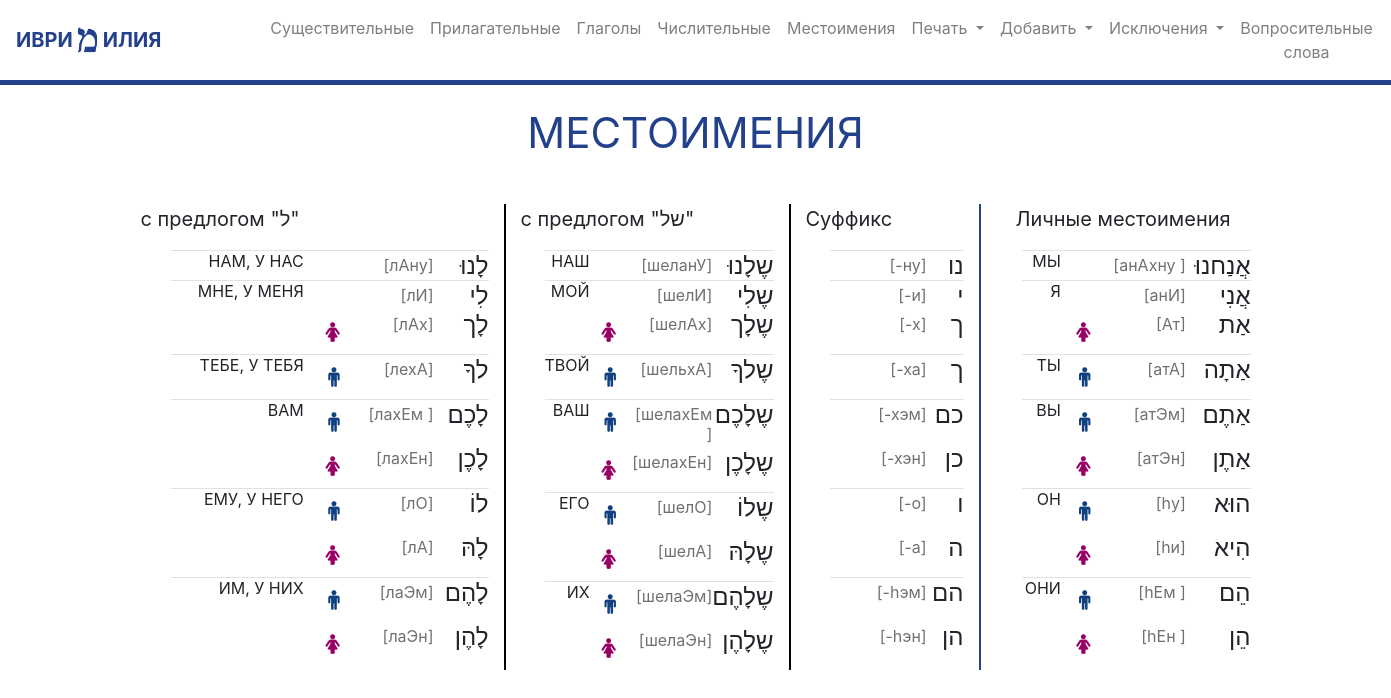
/pronouns/, run on the app's committed database.
### mycards/models.py (models this page shows, shortened)
class WordForm(models.Model):
    time = models.CharField(max_length=20, null=True, blank=True)
    gender = models.CharField(max_length=7, null=True, blank=True)
    number = models.CharField(max_length=13, null=True, blank=True)
    name = models.CharField(max_length=64, verbose_name='Название (для поиска)')
    vocal_name = models.CharField(max_length=64, verbose_name='Название с огласовками')
    exception = models.IntegerField(default=0)
    pronunciation = models.CharField(max_length=64, verbose_name='Произношение')
    translation = models.CharField(max_length=64, verbose_name='Перевод')
    word = models.ForeignKey(Word, on_delete=models.PROTECT, related_name='forms', verbose_name='Основная форма')
    example = models.TextField(null=True, blank=True)
    form_type = models.ForeignKey(FormType, on_delete=models.PROTECT, related_name='words', verbose_name='Тип формы', null=True)
    comment = models.TextField(null=True, blank=True)

### mycards/views.py (the view, shortened to what this page needs)
# urls.py: path('pronouns/', views.pronouns, name='pronouns'),
def pronouns(request):
    pronouns = Word.objects.filter(type_id=12)
    pronouns_info = []
    form_type = FormType.objects.all()
    for pronoun in pronouns:
        pronoun_info = dict()
        expressions_info = []
        for pronoun_form in pronoun.forms.all():
            if pronoun_form.form_type == form_type[0]:
                pronoun_info['name'] = pronoun_form.vocal_name
                pronoun_info['translation'] = pronoun_form.translation
                pronoun_info['pronunciation'] = pronoun_form.pronunciation
                pronoun_info['gender'] = pronoun_form.gender
                pronoun_info['number'] = pronoun_form.number
            elif pronoun_form.form_type == form_type[4]:
                pronoun_info['name_prs'] = pronoun_form.vocal_name
                pronoun_info['pronunciation_prs'] = pronoun_form.pronunciation
            if pronoun_form.form_type == form_type[5]:
                pronoun_info['name_shl'] = pronoun_form.vocal_name
                pronoun_info['translation_shl'] = pronoun_form.translation
                pronoun_info['pronunciation_shl'] = pronoun_form.pronunciation
                pronoun_info['gender_shl'] = pronoun_form.gender
                pronoun_info['number_shl'] = pronoun_form.number
            elif pronoun_form.form_type == form_type[6]:
                pronoun_info['name_l'] = pronoun_form.vocal_name
                pronoun_info['translation_l'] = pronoun_form.translation
                pronoun_info['pronunciation_l'] = pronoun_form.pronunciation
                pronoun_info['gender_l'] = pronoun_form.gender
                pronoun_info['number_l'] = pronoun_form.number
        pronoun_info['expressions'] = expressions_info
        pronouns_info.append(pronoun_info)
    return render(request, "mycards/pronouns.html", {'pronouns_info': pronouns_info})

### mycards/templates/mycards/pronouns.html
{% extends 'mycards/base.html' %}
{% load custom_tags %}
{%  load static %}
{% block container %}
<main class="container">
    <p class="text-center" style="font-size: 42px; color: #23418b">МЕСТОИМЕНИЯ</p><br>
    <div class="row">
        <div class="col-4" style="background-color: white; font-size: 20px; border-right: 2px solid black">
            <p>с предлогом "ל"</p>
            <table class="table text-right m-0 p-0">
                <tbody>
            {% for word in pronouns_info %}
            <tr class="m-0 p-0">
                <th scope="row m-0 p-0" style="border-top: 0px"></th>
                {% if word.gender == 'женский' %}
                <td class="m-0 p-0" style="color: white; border-top: 0px">{{ word.translation_l|upper }}</td>
                <td class="text-right" style="border-top: 0px; font-size: 20px; color: #990066"><i class="fa fa-female" aria-hidden="true"></i></td>
                <td class="m-0 px-0 py-1" style="border-top: 0px; color: #707070; font-size: 16px">[{{ word.pronunciation_l }}]</td>
                <td class="m-0 p-0" style="border-top: 0px; font-size: 24px">{{ word.name_l }}</td>
                {% elif word.gender == 'мужской' %}
                <td class="m-0 p-0">{{ word.translation_l|upper }}</td>
                <td class="text-right" style="font-size: 20px; color: #104080"><i class="fa fa-male" aria-hidden="true"></i></td>
                <td class="m-0 px-0 py-1" style="color: #707070; font-size: 16px">[{{ word.pronunciation_l }}]</td>
                <td class="m-0 p-0" style="font-size: 24px">{{ word.name_l }}</td>
                {% else %}
                <td class="m-0 p-0">{{ word.translation_l|upper }}</td>
                <td class="text-right" style="font-size: 20px; color: #FFFAFA"></td>
                <td class="m-0 px-0 py-1" style="color: #707070; font-size: 16px">[{{ word.pronunciation_l }}]</td>
                <td class="m-0 p-0" style="font-size: 24px">{{ word.name_l }}</td>
                {% endif %}
            </tr>
            {% endfor %}
          </tbody>
        </table>
        </div>
        <div class="col-3" style="background-color: white; font-size: 20px; border-right: 2px solid black">
            <p>с предлогом "של"</p>
            <table class="table text-right m-0 p-0">
                <tbody>
            {% for word in pronouns_info %}
            <tr class="m-0 p-0">
                <th scope="row m-0 p-0" style="border-top: 0px"></th>
                {% if word.gender == 'женский' %}
                <td class="m-0 p-0" style="color: white; border-top: 0px">{{ word.translation_shl|upper }}</td>
                <td class="text-right" style="border-top: 0px; font-size: 20px; color: #990066"><i class="fa fa-female" aria-hidden="true"></i></td>
                <td class="m-0 px-0 py-1" style="border-top: 0px; color: #707070; font-size: 16px">[{{ word.pronunciation_shl }}]</td>
                <td class="m-0 p-0" style="border-top: 0px; font-size: 24px">{{ word.name_shl }}</td>
                {% elif word.gender == 'мужской' %}
                <td class="m-0 p-0">{{ word.translation_shl|upper }}</td>
                <td class="text-right" style="font-size: 20px; color: #104080"><i class="fa fa-male" aria-hidden="true"></i></td>
                <td class="m-0 px-0 py-1" style="color: #707070; font-size: 16px">[{{ word.pronunciation_shl }}]</td>
                <td class="m-0 p-0" style="font-size: 24px">{{ word.name_shl }}</td>
                {% else %}
                <td class="m-0 p-0">{{ word.translation_shl|upper }}</td>
                <td class="text-right" style="font-size: 20px; color: #FFFAFA"></td>
                <td class="m-0 px-0 py-1" style="color: #707070; font-size: 16px">[{{ word.pronunciation_shl }}]</td>
                <td class="m-0 p-0" style="font-size: 24px">{{ word.name_shl }}</td>
                {% endif %}
            </tr>
            {% endfor %}
          </tbody>
        </table>
        </div>
        <div class="col-2" style="background-color: white; font-size: 20px; border-right: 2px solid #23418b">
            <p>Суффикс</p>
            <table class="table text-right m-0 p-0">
                <tbody>
            {% for word in pronouns_info %}
            <tr class="m-0 p-0">
                <th scope="row m-0 p-0" style="border-top: 0px"></th>
                {% if word.gender == 'женский' %}
                <td class="text-right" style="border-top: 0px; font-size: 20px; color: white"><i class="fa fa-female" aria-hidden="true"></i></td>
                <td class="m-0 p-1" style="border-top: 0px; color: #707070; font-size: 16px">[{{ word.pronunciation_prs }}]</td>
                <td class="m-0 p-0" style="border-top: 0px; font-size: 24px">{{ word.name_prs }}</td>
                {% elif word.gender == 'мужской' %}
                <td class="text-right" style="font-size: 20px; color: white"><i class="fa fa-male" aria-hidden="true"></i></td>
                <td class="m-0 p-1" style="color: #707070; font-size: 16px">[{{ word.pronunciation_prs }}]</td>
                <td class="m-0 p-0" style="font-size: 24px">{{ word.name_prs }}</td>
                {% else %}
                <td class="text-right" style="font-size: 20px; color: #F8E5F9"></td>
                <td class="m-0 p-1" style="color: #707070; font-size: 16px">[{{ word.pronunciation_prs }}]</td>
                <td class="m-0 p-0" style="font-size: 24px">{{ word.name_prs }}</td>
                {% endif %}
            </tr>
            {% endfor %}
          </tbody>
        </table>
        </div>
        <div class="col-3" style="background-color: white; font-size: 20px">
            <p class="text-center">Личные местоимения</p>
            <table class="table text-right m-0 p-0">
                <tbody>
            {% for word in pronouns_info %}
            <tr class="m-0 p-0">
                <th scope="row m-0 p-0" style="border-top: 0px"></th>
                {% if word.gender == 'женский' %}
                <td class="m-0 p-0" style="color: white; border-top: 0px">{{ word.translation|upper }}</td>
                <td class="text-right" style="border-top: 0px; font-size: 20px; color: #990066"><i class="fa fa-female" aria-hidden="true"></i></td>
                <td class="m-0 p-1" style="border-top: 0px; color: #707070; font-size: 16px">[{{ word.pronunciation }}]</td>
                <td class="m-0 p-0" style="border-top: 0px; font-size: 24px">{{ word.name }}</td>
                {% elif word.gender == 'мужской' %}
                <td class="m-0 p-0">{{ word.translation|upper }}</td>
                <td class="text-right" style="font-size: 20px; color: #104080"><i class="fa fa-male" aria-hidden="true"></i></td>
                <td class="m-0 p-1" style="color: #707070; font-size: 16px">[{{ word.pronunciation }}]</td>
                <td class="m-0 p-0" style="font-size: 24px">{{ word.name }}</td>
                {% else %}
                <td class="m-0 p-0">{{ word.translation|upper }}</td>
                <td class="text-right" style="font-size: 20px; color: #FFFAFA"></td>
                <td class="m-0 p-1" style="color: #707070; font-size: 16px">[{{ word.pronunciation }}]</td>
                <td class="m-0 p-0" style="font-size: 24px">{{ word.name }}</td>
                {% endif %}
            </tr>
            {% endfor %}
          </tbody>
        </table>
        </div>
</main>
{% endblock %}

### data on the page
WordForm: translation_l "НАМ, У НАС", pronunciation_l "лАну", name_l "לָנוּ"
WordForm: translation_l "МНЕ, У МЕНЯ", pronunciation_l "лИ", name_l "לִי"
WordForm: pronunciation_l "лАх", name_l "לָך"
WordForm: translation_l "ТЕБЕ, У ТЕБЯ", pronunciation_l "лехА", name_l "לךָ"
WordForm: translation_l "ВАМ", pronunciation_l "лахЕм", name_l "לָכֶם"
WordForm: pronunciation_l "лахЕн", name_l "לָכֶן"
WordForm: translation_l "ЕМУ, У НЕГО", pronunciation_l "лО", name_l "לוֹ"
WordForm: pronunciation_l "лА", name_l "לָהּ"
WordForm: translation_l "ИМ, У НИХ", pronunciation_l "лаЭм", name_l "לָהֶם"
WordForm: pronunciation_l "лаЭн", name_l "לָהֶן"
WordForm: translation_shl "НАШ", pronunciation_shl "шеланУ", name_shl "שֶלָנוּ"
WordForm: translation_shl "МОЙ", pronunciation_shl "шелИ", name_shl "שֶלִי"
WordForm: pronunciation_shl "шелАх", name_shl "שֶלָך"
WordForm: translation_shl "ТВОЙ", pronunciation_shl "шельхА", name_shl "שֶלךָ"
WordForm: translation_shl "ВАШ", pronunciation_shl "шелахЕм", name_shl "שֶלָכֶם"
WordForm: pronunciation_shl "шелахЕн", name_shl "שֶלָכֶן"
WordForm: translation_shl "ЕГО", pronunciation_shl "шелО", name_shl "שֶלוֹ"
WordForm: pronunciation_shl "шелА", name_shl "שֶלָהּ"
WordForm: translation_shl "ИХ", pronunciation_shl "шелаЭм", name_shl "שֶלָהֶם"
WordForm: pronunciation_shl "шелаЭн", name_shl "שֶלָהֶן"
WordForm: pronunciation_prs "-ну", name_prs "נו"
WordForm: pronunciation_prs "-и"
WordForm: pronunciation_prs "-х"
WordForm: pronunciation_prs "-ха"
WordForm: pronunciation_prs "-хэм", name_prs "כם"
WordForm: pronunciation_prs "-хэн", name_prs "כן"
WordForm: pronunciation_prs "-о"
WordForm: pronunciation_prs "-а"
WordForm: pronunciation_prs "-hэм", name_prs "הם"
WordForm: pronunciation_prs "-hэн", name_prs "הן"
WordForm: translation "МЫ", pronunciation "анАхну", name "אֲנַחנוּ"
WordForm: pronunciation "анИ", name "אֲנִי"
WordForm: gender "женский" (drawn), pronunciation "Ат", name "אַת"
WordForm: gender "мужской" (drawn), translation "ТЫ", pronunciation "атА", name "אַתָה"
WordForm: gender "мужской" (drawn), translation "ВЫ", pronunciation "атЭм", name "אַתֶם"
WordForm: gender "женский" (drawn), pronunciation "атЭн", name "אַתֶן"
WordForm: gender "мужской" (drawn), translation "ОН", pronunciation "hу", name "הוּא"
WordForm: gender "женский" (drawn), pronunciation "hи", name "הִיא"
WordForm: gender "мужской" (drawn), translation "ОНИ", pronunciation "hЕм", name "הֵם"
WordForm: gender "женский" (drawn), pronunciation "hЕн", name "הֵן"

### other printed values
{{ word.name_prs }} "י"
{{ word.name_prs }} "ך" "ה"
{{ word.name_prs }} "ך" "ו"
{{ word.translation|upper }} "Я"
